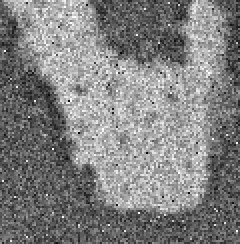
#> input picture Exam/2021/EXAM_DATA_2021/bony.png, 120 x 122 px, found by its file name (shown 2 times larger)
$ python Question12.py
#> lines starting #> are read from the running program, lines starting #| are printed output that depends on the picture; after the words box and inside, x2 and y2 are one past the last pixel; in counts of white or black regions, pixels touching at a corner belong together
import numpy as np
import skimage.io
import matplotlib.pyplot as plt


img = skimage.io.imread("/home/christian/advancedImageAnalysis/Exam/2021/EXAM_DATA_2021/bony.png")
#> img is the input picture: shape (122, 120); min 2, max 255, mean 128.9

plt.figure()
plt.imshow(img)


mu = [130,190]
beta = 3000

img_bright = img > 140
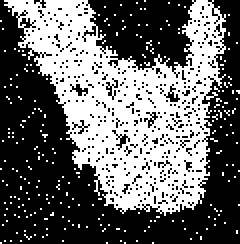
#> img_bright: shape (122, 120) bool (shown 2 times larger); 41.3% white; 240 white regions (239 under 20 px), largest, box (x1, y1, x2, y2) and area: (2, 0, 113, 108) 5728

print(np.sum(img_bright))
#| 6051


plt.show()

$ run again, with Exam/2021/EXAM_DATA_2021/frame.png copied over Exam/2021/EXAM_DATA_2021/bony.png
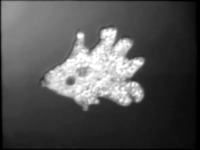
#> input picture Exam/2021/EXAM_DATA_2021/frame.png, 200 x 150 px, found by its file name
#> img is the input picture: shape (150, 200); min 0, max 255, mean 82.1
#> `img_bright = img > 140`:
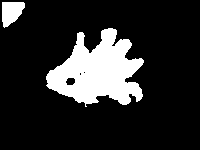
#> img_bright: shape (150, 200) bool; 16.5% white; 2 white regions, box (x1, y1, x2, y2) and area: (46, 28, 144, 107) 4514, (2, 2, 25, 28) 425
#| 4939
